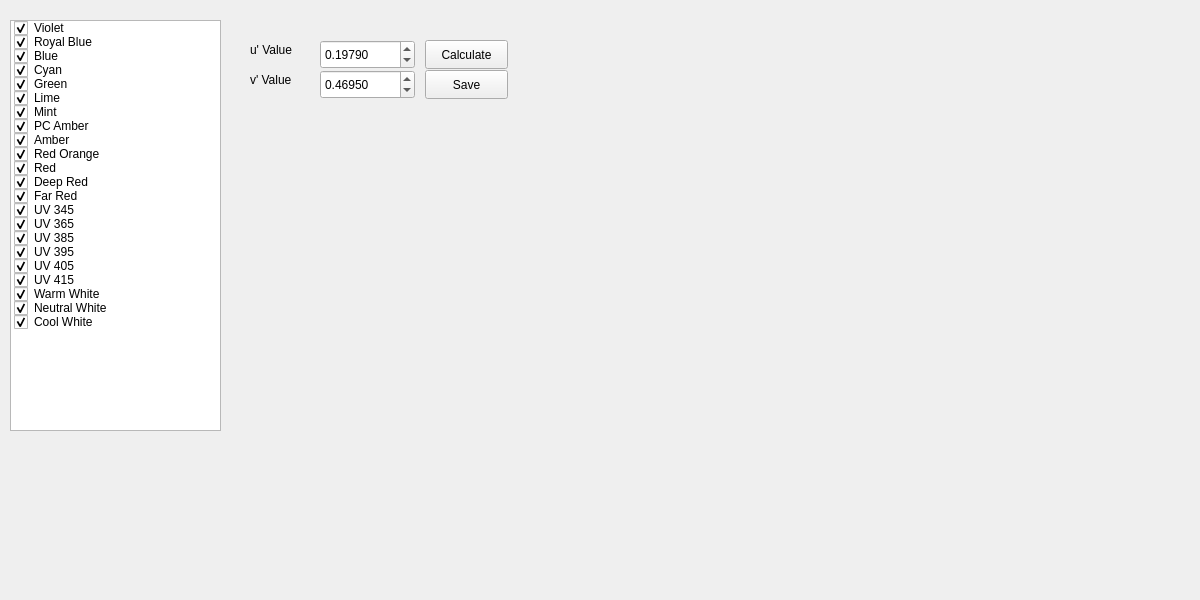
<?xml version="1.0" encoding="UTF-8"?>
<ui version="4.0">
 <class>Cie1976PageWidget</class>
 <widget class="QWidget" name="Cie1976PageWidget">
  <property name="geometry">
   <rect>
    <x>0</x>
    <y>0</y>
    <width>1200</width>
    <height>600</height>
   </rect>
  </property>
  <property name="windowTitle">
   <string>CIE 1976 Configuration</string>
  </property>
  <widget class="QPushButton" name="pushButtonCalculate">
   <property name="geometry">
    <rect>
     <x>425</x>
     <y>40</y>
     <width>83</width>
     <height>29</height>
    </rect>
   </property>
   <property name="text">
    <string>Calculate</string>
   </property>
  </widget>
  <widget class="QPushButton" name="pushButtonSave">
   <property name="geometry">
    <rect>
     <x>425</x>
     <y>70</y>
     <width>83</width>
     <height>29</height>
    </rect>
   </property>
   <property name="text">
    <string>Save</string>
   </property>
  </widget>
  <widget class="QLabel" name="labelU">
   <property name="geometry">
    <rect>
     <x>250</x>
     <y>40</y>
     <width>63</width>
     <height>20</height>
    </rect>
   </property>
   <property name="text">
    <string>u' Value</string>
   </property>
  </widget>
  <widget class="QLabel" name="labelV">
   <property name="geometry">
    <rect>
     <x>250</x>
     <y>70</y>
     <width>63</width>
     <height>20</height>
    </rect>
   </property>
   <property name="text">
    <string>v' Value</string>
   </property>
  </widget>
  <widget class="QDoubleSpinBox" name="doubleSpinBoxU">
   <property name="geometry">
    <rect>
     <x>320</x>
     <y>40</y>
     <width>95</width>
     <height>29</height>
    </rect>
   </property>
   <property name="decimals">
    <number>5</number>
   </property>
   <property name="minimum">
    <double>0.001050000000000</double>
   </property>
   <property name="maximum">
    <double>0.623370000000000</double>
   </property>
   <property name="singleStep">
    <double>0.010000000000000</double>
   </property>
   <property name="value">
    <double>0.197900000000000</double>
   </property>
  </widget>
  <widget class="QDoubleSpinBox" name="doubleSpinBoxV">
   <property name="geometry">
    <rect>
     <x>320</x>
     <y>70</y>
     <width>95</width>
     <height>29</height>
    </rect>
   </property>
   <property name="decimals">
    <number>5</number>
   </property>
   <property name="minimum">
    <double>0.017550000000000</double>
   </property>
   <property name="maximum">
    <double>0.595320000000000</double>
   </property>
   <property name="singleStep">
    <double>0.010000000000000</double>
   </property>
   <property name="value">
    <double>0.469500000000000</double>
   </property>
  </widget>
  <widget class="QWidget" name="gridLayoutWidget">
   <property name="geometry">
    <rect>
     <x>610</x>
     <y>20</y>
     <width>580</width>
     <height>411</height>
    </rect>
   </property>
   <layout class="QGridLayout" name="gridLayoutPageCIE1976"/>
  </widget>
  <widget class="QListWidget" name="listWidgetLeds">
   <property name="geometry">
    <rect>
     <x>10</x>
     <y>20</y>
     <width>211</width>
     <height>411</height>
    </rect>
   </property>
   <item>
    <property name="text">
     <string>Violet</string>
    </property>
    <property name="checkState">
     <enum>Checked</enum>
    </property>
   </item>
   <item>
    <property name="text">
     <string>Royal Blue</string>
    </property>
    <property name="checkState">
     <enum>Checked</enum>
    </property>
   </item>
   <item>
    <property name="text">
     <string>Blue</string>
    </property>
    <property name="checkState">
     <enum>Checked</enum>
    </property>
   </item>
   <item>
    <property name="text">
     <string>Cyan</string>
    </property>
    <property name="checkState">
     <enum>Checked</enum>
    </property>
   </item>
   <item>
    <property name="text">
     <string>Green</string>
    </property>
    <property name="checkState">
     <enum>Checked</enum>
    </property>
   </item>
   <item>
    <property name="text">
     <string>Lime</string>
    </property>
    <property name="checkState">
     <enum>Checked</enum>
    </property>
   </item>
   <item>
    <property name="text">
     <string>Mint</string>
    </property>
    <property name="checkState">
     <enum>Checked</enum>
    </property>
   </item>
   <item>
    <property name="text">
     <string>PC Amber</string>
    </property>
    <property name="checkState">
     <enum>Checked</enum>
    </property>
   </item>
   <item>
    <property name="text">
     <string>Amber</string>
    </property>
    <property name="checkState">
     <enum>Checked</enum>
    </property>
   </item>
   <item>
    <property name="text">
     <string>Red Orange</string>
    </property>
    <property name="checkState">
     <enum>Checked</enum>
    </property>
   </item>
   <item>
    <property name="text">
     <string>Red</string>
    </property>
    <property name="checkState">
     <enum>Checked</enum>
    </property>
   </item>
   <item>
    <property name="text">
     <string>Deep Red</string>
    </property>
    <property name="checkState">
     <enum>Checked</enum>
    </property>
   </item>
   <item>
    <property name="text">
     <string>Far Red</string>
    </property>
    <property name="checkState">
     <enum>Checked</enum>
    </property>
   </item>
   <item>
    <property name="text">
     <string>UV 345</string>
    </property>
    <property name="checkState">
     <enum>Checked</enum>
    </property>
   </item>
   <item>
    <property name="text">
     <string>UV 365</string>
    </property>
    <property name="checkState">
     <enum>Checked</enum>
    </property>
   </item>
   <item>
    <property name="text">
     <string>UV 385</string>
    </property>
    <property name="checkState">
     <enum>Checked</enum>
    </property>
   </item>
   <item>
    <property name="text">
     <string>UV 395</string>
    </property>
    <property name="checkState">
     <enum>Checked</enum>
    </property>
   </item>
   <item>
    <property name="text">
     <string>UV 405</string>
    </property>
    <property name="checkState">
     <enum>Checked</enum>
    </property>
   </item>
   <item>
    <property name="text">
     <string>UV 415</string>
    </property>
    <property name="checkState">
     <enum>Checked</enum>
    </property>
   </item>
   <item>
    <property name="text">
     <string>Warm White</string>
    </property>
    <property name="checkState">
     <enum>Checked</enum>
    </property>
   </item>
   <item>
    <property name="text">
     <string>Neutral White</string>
    </property>
    <property name="checkState">
     <enum>Checked</enum>
    </property>
   </item>
   <item>
    <property name="text">
     <string>Cool White</string>
    </property>
    <property name="checkState">
     <enum>Checked</enum>
    </property>
   </item>
  </widget>
  <widget class="QWidget" name="gridLayoutWidget_2">
   <property name="geometry">
    <rect>
     <x>229</x>
     <y>109</y>
     <width>291</width>
     <height>321</height>
    </rect>
   </property>
   <layout class="QGridLayout" name="gridLayoutPageCIE1976_2"/>
  </widget>
 </widget>
 <resources/>
 <connections/>
</ui>
